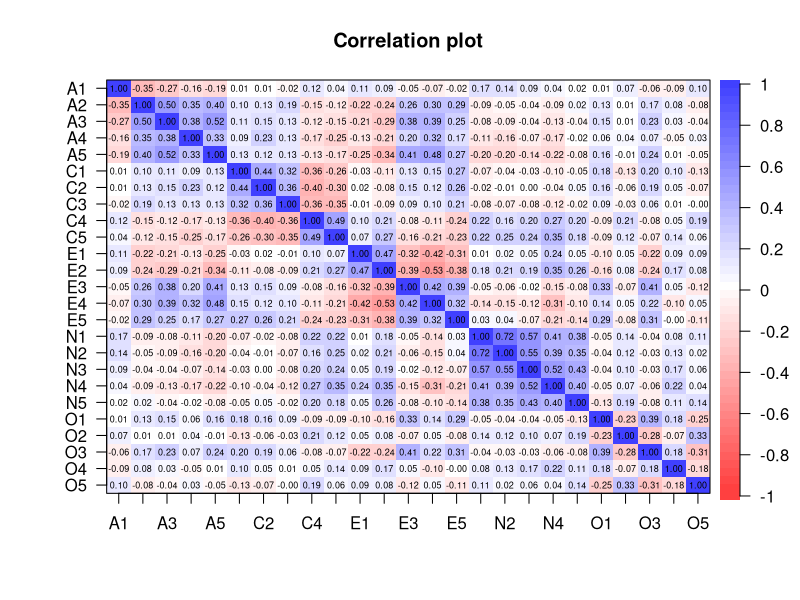
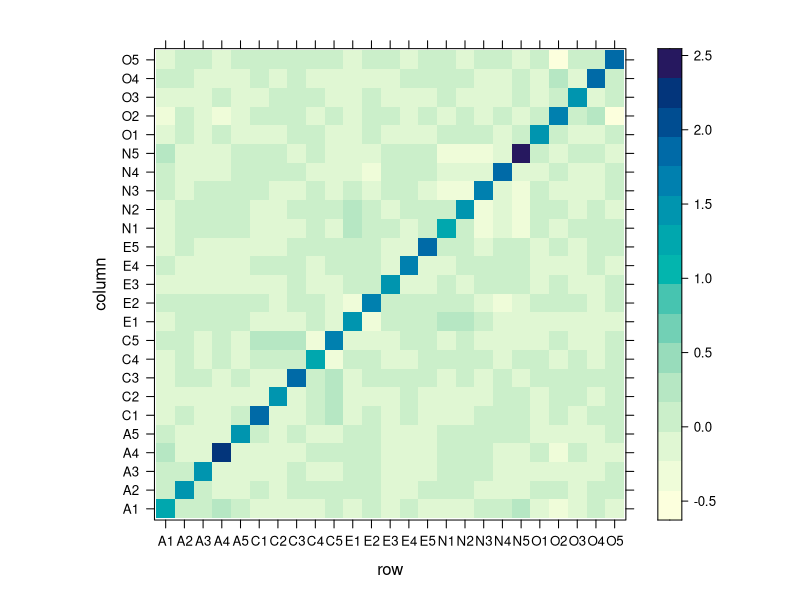
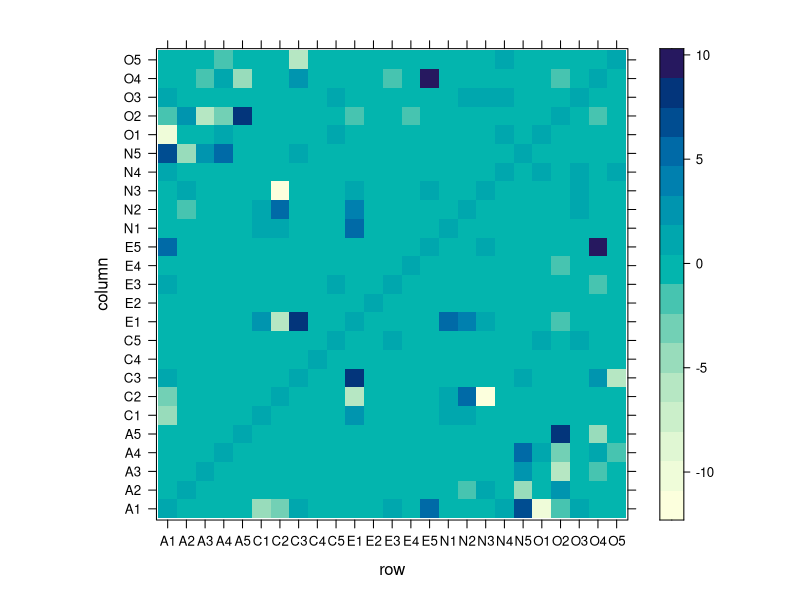
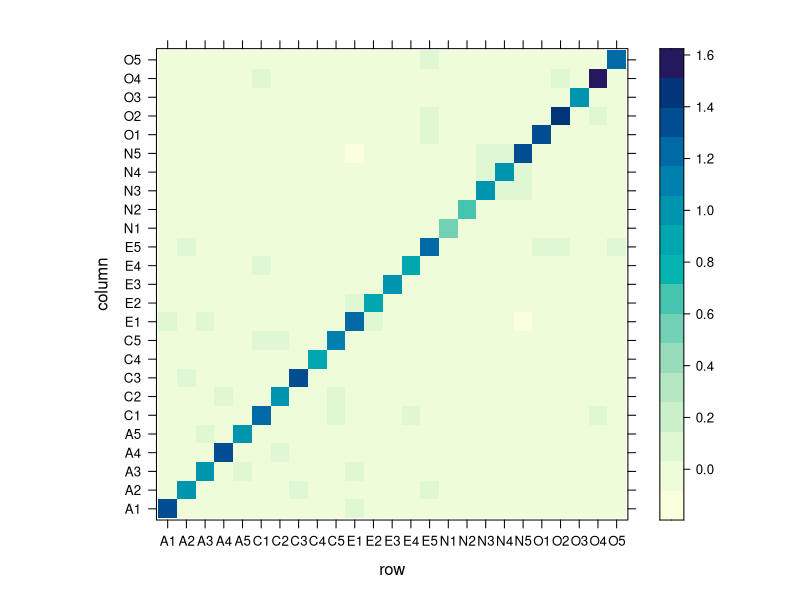
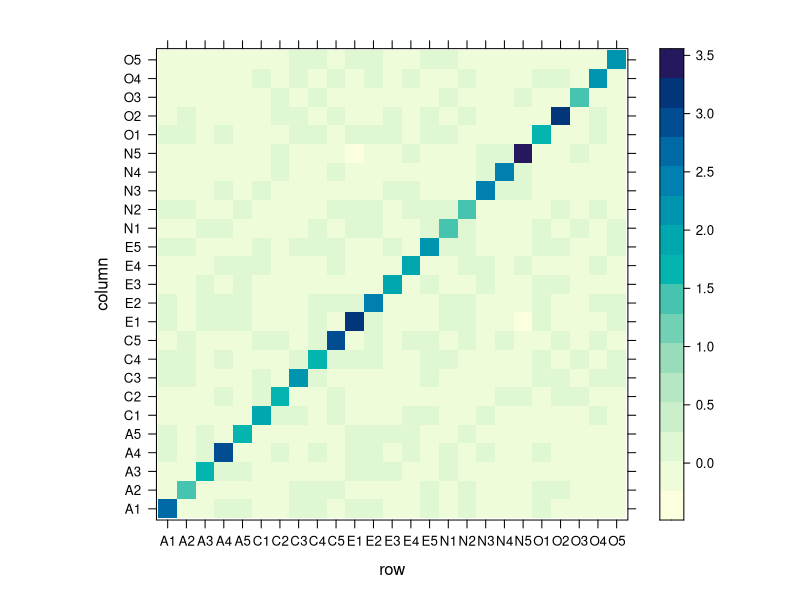
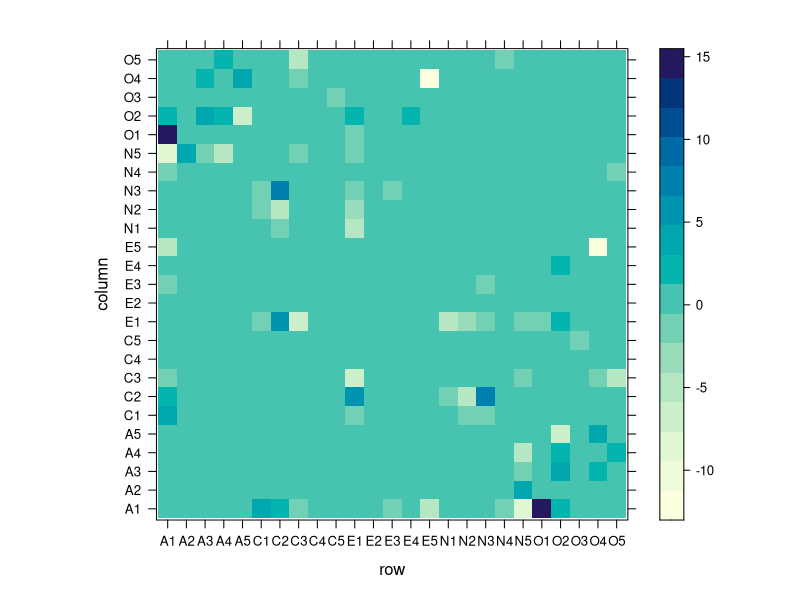
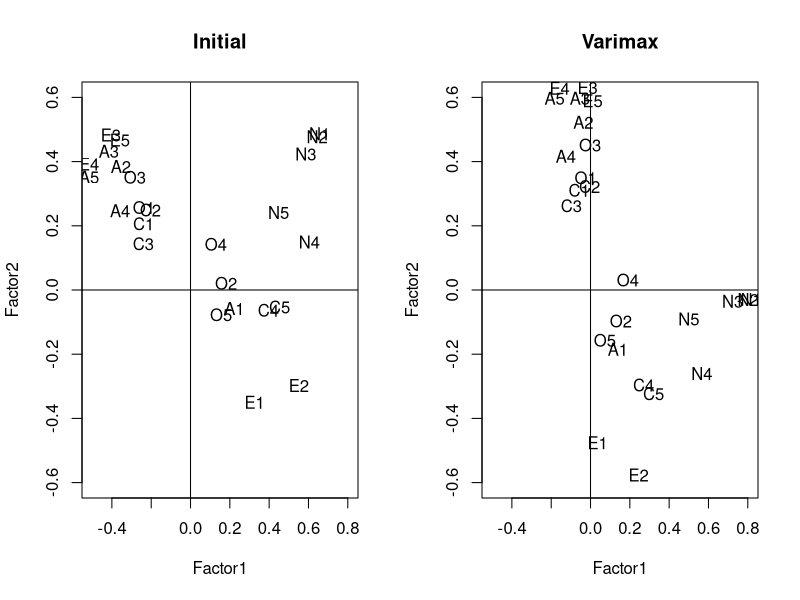
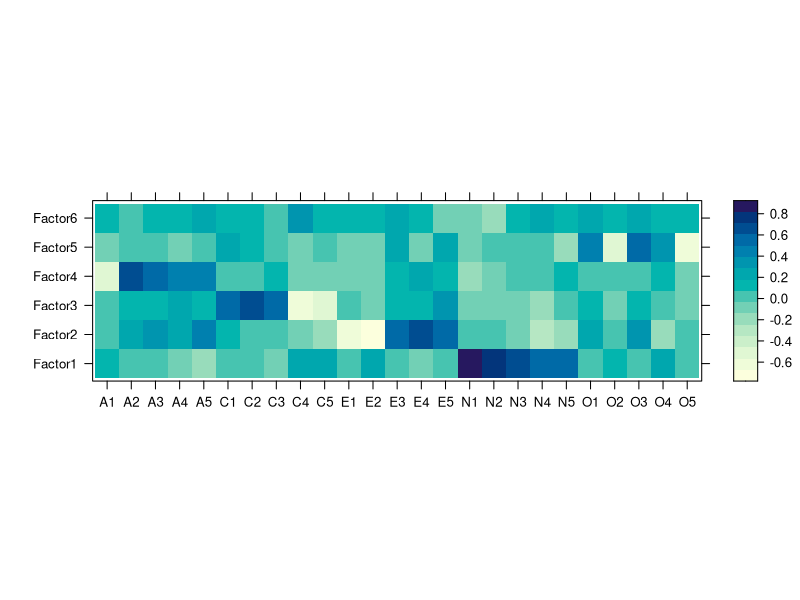

Here is the R script that generated these plots, in order:
## ----setup, include=FALSE------------------------------------------------
knitr::opts_chunk$set(cache=TRUE)


## ------------------------------------------------------------------------
library(psych)

dim(bfi)
tail(names(bfi), n = 3)


## ----message = FALSE-----------------------------------------------------
library(tidyverse)

# Remove demographic variable and keep complete data
data <- bfi %>% 
  select(-gender, -education, -age) %>% 
  filter(complete.cases(.))


## ------------------------------------------------------------------------
cor.plot(cor(data))


## ------------------------------------------------------------------------
decomp <- prcomp(data)
summary(decomp)$importance[,1:3]

cum_prop <- decomp %>% 
  summary %>% 
  .[["importance"]] %>% 
  .["Cumulative Proportion",]

which(cum_prop > 0.8)[1]


## ------------------------------------------------------------------------
Lhat <- decomp$rotation[,1:14] %*% 
  diag(decomp$sdev[1:14])
Psi_hat <- diag(cov(data) - tcrossprod(Lhat))


## ------------------------------------------------------------------------
# Sum squared error
sum((cov(data) - tcrossprod(Lhat) - diag(Psi_hat))^2)
# Compare to the total variance
sum(diag(cov(data)))

# Our FA model explains:
sum(colSums(Lhat^2)/sum(diag(cov(data))))


## ------------------------------------------------------------------------
(m <- sum(eigen(cor(data))$values > 1))

Lhat <- decomp$rotation[,seq_len(m)] %*% 
  diag(decomp$sdev[seq_len(m)])
Psi_hat <- diag(cov(data) - tcrossprod(Lhat))

# Sum squared error
sum((cov(data) - tcrossprod(Lhat) - diag(Psi_hat))^2)
# Compare to the total variance
sum(diag(cov(data)))


## ------------------------------------------------------------------------
# Our FA model explains:
sum(colSums(Lhat^2)/sum(diag(cov(data))))


## ------------------------------------------------------------------------
# We can also  visualize the fit
Sn <- cov(data)
Sn_fit <- tcrossprod(Lhat) - diag(Psi_hat)

library(lattice)
levelplot(Sn - Sn_fit)


## ------------------------------------------------------------------------
# Or if you prefer % difference
levelplot((Sn - Sn_fit)/Sn)


## ------------------------------------------------------------------------
# CAREFUL: uses correlation matrix
fa_decomp <- factanal(data, factors = m,
                      rotation = 'none')

# Uniquenesses are the diagonal elements 
# of the matrix Psi
Psi_mle <- fa_decomp$uniquenesses
Lmle <- fa_decomp$loadings


## ------------------------------------------------------------------------
# We get an estimate of the correlation
R_mle <- tcrossprod(Lmle) - diag(Psi_mle)

sum((cor(data) - R_mle)^2)

# Our FA model explains:
sum(colSums(Lmle^2)/ncol(data))


## ------------------------------------------------------------------------
levelplot(cor(data) - R_mle)


## ------------------------------------------------------------------------
# To factor the covariance matrix
# Use psych::fa
fa_decomp <- psych::fa(data, nfactors = m,
                       rotate = "none",
                       covar = TRUE,
                       fm = "ml")

# Extract estimates
Psi_mle <- fa_decomp$uniquenesses
Lmle <- fa_decomp$loadings


## ------------------------------------------------------------------------
# We get an estimate of the covariance
Sn_mle <- tcrossprod(Lmle) - diag(Psi_mle)

sum((Sn - Sn_mle)^2)

# Our FA model explains:
sum(colSums(Lmle^2)/sum(diag(Sn)))


## ------------------------------------------------------------------------
levelplot(Sn - Sn_mle)


## ------------------------------------------------------------------------
# Compare MLE with PC estimate
levelplot((Sn_fit - Sn_mle)/Sn)


## ------------------------------------------------------------------------
# Let's start with m=2 for visualization
fa_decomp <- factanal(data, factors = 2,
                      rotation = 'none')

initial_loadings <- fa_decomp$loadings
varimax_loadings <- varimax(initial_loadings)


## ----echo = FALSE--------------------------------------------------------
par(mfrow = c(1, 2))

plot(initial_loadings, type = 'n',
     xlim = c(-0.5, 0.8),
     ylim = c(-0.6, 0.6),
     main = "Initial")
text(initial_loadings, label = rownames(initial_loadings))
abline(h = 0, v = 0)

plot(varimax_loadings$loadings, type = 'n',
     xlim = c(-0.5, 0.8),
     ylim = c(-0.6, 0.6),
     main = "Varimax")
text(varimax_loadings$loadings, 
     label = rownames(varimax_loadings$loadings))
abline(h = 0, v = 0)

par(mfrow = c(1,1))


## ------------------------------------------------------------------------
# You can extract the matrix T
varimax_loadings$rotmat

# We can also get the angle of rotation
acos(varimax_loadings$rotmat[1,1])


## ------------------------------------------------------------------------
# In more dimensions
fa_decomp <- factanal(data, factors = m,
                      rotation = 'varimax')

levelplot(unclass(fa_decomp$loadings),
          xlab = "", ylab = "")

